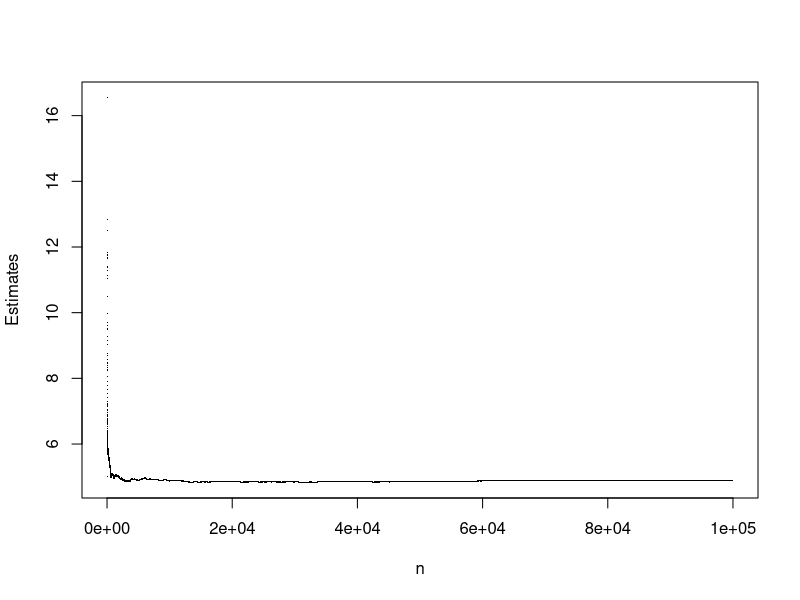

Recreate this plot in R.
## ---- chunk 1
#-----------------------------------------------------------
# Function: estInt1(n) 
#           - (Function to estimate gievn definite integral)
# Input   : n
#           - (The nr. of paris of (U_1, U_2) to generate)
# Output  : est
#           - (The estimate of the definite integal)
#-----------------------------------------------------------
estInt1 <- function(n) {          
  storeVal1 <- c()
  for(i in 1:n){
    U1 <- runif(1)                    
    U2 <- runif(1)
    evalFun <- exp((U1 + U2)^2)        #Evaluate given function.
    storeVal1 <- c(evalFun, storeVal1) #Store function evaluation. 
    est <- sum(storeVal1)/n            #Calculate estimate
  }
  return(est)
}
estInt1(100000)
## ---- chunk 2
#-----------------------------------------------------------
# Function: estInt2(n) 
#           - (Function to estimate gievn definite integral)
# Input   : n
#           - (The nr. of paris of (U_1, U_2) to generate)
# Output  : mat
#           - (A matrix of corresponding pairs of estimates
#              and estimate nr.)
#-----------------------------------------------------------
estInt2 <- function(n) {          
  storeVal1 <- c()
  storeVal2 <- c()
  storeVal3 <- c()
  for(i in 1:n){
    U1 <- runif(1)                    
    U2 <- runif(1)
    evalFun <- exp((U1 + U2)^2)        #Evaluate given function.
    storeVal1 <- c(evalFun, storeVal1) #Store function evaluation. 
    est <- sum(storeVal1)/i            #Calculate estimate for each i.
    storeVal3 <- c(i, storeVal3)       #Store each i for plotting purposes.
    storeVal2 <- c(est, storeVal2)     #Store each estimate for plotting purposes.
  }
  mat <- matrix(c(storeVal3, storeVal2), nrow=length(storeVal1))
  return(mat)
}
maxSim <- 100000
tmp <- estInt2(maxSim)
plot(tmp, xlim=c(0, maxSim), ylim=c(min(tmp[,2]), max(tmp[,2])),
     xlab="n", ylab="Estimates", pch=".")
